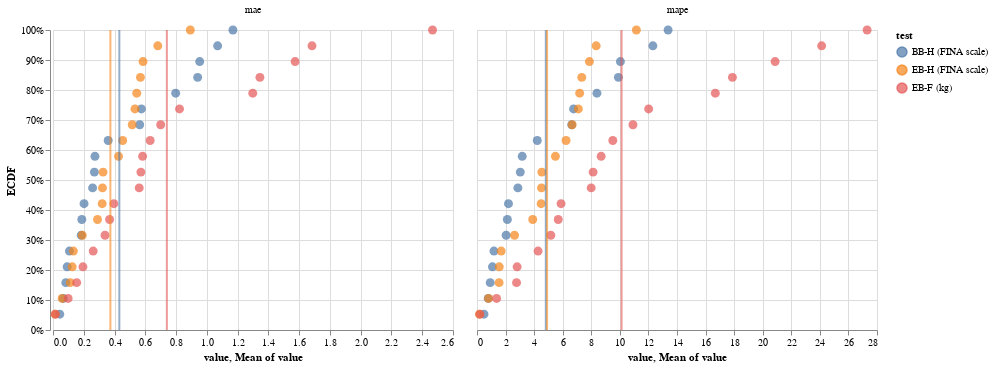

Here is the notebook cell this chart was saved with:
### Code cell
point = (
    alt.Chart()
    .mark_circle(size=80)
    .encode(
        alt.X("value"),
        alt.Y("ECDF", axis=alt.Axis(format="%")),
        alt.Color("test", sort=test_cols_order),
    )
)

rule = (
    alt.Chart()
    .mark_rule(size=2, opacity=0.6)
    .encode(alt.X("mean(value)"), alt.Color("test", sort=test_cols_order))
)

(point + rule).facet(
    data=ecdf, column=alt.Column("variable", title=None)
).resolve_scale(x="independent")

### Figure 1 — Vega-Lite specification as saved in the notebook (floating-point values rounded to 4 significant figures)
{"$schema": "https://vega.github.io/schema/vega-lite/v2.6.0.json", "config": {"view": {"height": 300, "width": 400}}, "data": {"name": "data-42d3a53600b68a68053d2400321651a9"}, "datasets": {"data-42d3a53600b68a68053d2400321651a9": [{"ECDF": 1, "test": "BB-H (FINA scale)", "value": 1.17, "variable": "mae"}, {"ECDF": 0.3158, "test": "BB-H (FINA scale)", "value": 0.1835, "variable": "mae"}, {"ECDF": 0.1579, "test": "BB-H (FINA scale)", "value": 0.08318, "variable": "mae"}, {"ECDF": 0.8421, "test": "BB-H (FINA scale)", "value": 0.9403, "variable": "mae"}, {"ECDF": 0.5263, "test": "BB-H (FINA scale)", "value": 0.269, "variable": "mae"}, {"ECDF": 0.7368, "test": "BB-H (FINA scale)", "value": 0.5746, "variable": "mae"}, {"ECDF": 0.1053, "test": "BB-H (FINA scale)", "value": 0.06669, "variable": "mae"}, {"ECDF": 0.8947, "test": "BB-H (FINA scale)", "value": 0.9536, "variable": "mae"}, {"ECDF": 0.4737, "test": "BB-H (FINA scale)", "value": 0.2575, "variable": "mae"}, {"ECDF": 0.4211, "test": "BB-H (FINA scale)", "value": 0.2018, "variable": "mae"}, {"ECDF": 0.3684, "test": "BB-H (FINA scale)", "value": 0.1872, "variable": "mae"}, {"ECDF": 0.05263, "test": "BB-H (FINA scale)", "value": 0.04385, "variable": "mae"}, {"ECDF": 0.2632, "test": "BB-H (FINA scale)", "value": 0.1067, "variable": "mae"}, {"ECDF": 0.6316, "test": "BB-H (FINA scale)", "value": 0.3586, "variable": "mae"}, {"ECDF": 0.9474, "test": "BB-H (FINA scale)", "value": 1.07, "variable": "mae"}, {"ECDF": 0.7895, "test": "BB-H (FINA scale)", "value": 0.7975, "variable": "mae"}, {"ECDF": 0.6842, "test": "BB-H (FINA scale)", "value": 0.5636, "variable": "mae"}, {"ECDF": 0.5789, "test": "BB-H (FINA scale)", "value": 0.2727, "variable": "mae"}, {"ECDF": 0.2105, "test": "BB-H (FINA scale)", "value": 0.09186, "variable": "mae"}, {"ECDF": 0.8421, "test": "EB-H (FINA scale)", "value": 0.5684, "variable": "mae"}, {"ECDF": 0.3158, "test": "EB-H (FINA scale)", "value": 0.1904, "variable": "mae"}, {"ECDF": 0.05263, "test": "EB-H (FINA scale)", "value": 0.01391, "variable": "mae"}, {"ECDF": 0.5263, "test": "EB-H (FINA scale)", "value": 0.3253, "variable": "mae"}, {"ECDF": 1, "test": "EB-H (FINA scale)", "value": 0.8926, "variable": "mae"}, {"ECDF": 0.6316, "test": "EB-H (FINA scale)", "value": 0.4529, "variable": "mae"}, {"ECDF": 0.7368, "test": "EB-H (FINA scale)", "value": 0.5329, "variable": "mae"}, {"ECDF": 0.1579, "test": "EB-H (FINA scale)", "value": 0.1121, "variable": "mae"}, {"ECDF": 0.7895, "test": "EB-H (FINA scale)", "value": 0.5443, "variable": "mae"}, {"ECDF": 0.2105, "test": "EB-H (FINA scale)", "value": 0.1247, "variable": "mae"}, {"ECDF": 0.1053, "test": "EB-H (FINA scale)", "value": 0.05924, "variable": "mae"}, {"ECDF": 0.3684, "test": "EB-H (FINA scale)", "value": 0.2893, "variable": "mae"}, {"ECDF": 0.8947, "test": "EB-H (FINA scale)", "value": 0.5853, "variable": "mae"}, {"ECDF": 0.6842, "test": "EB-H (FINA scale)", "value": 0.515, "variable": "mae"}, {"ECDF": 0.4737, "test": "EB-H (FINA scale)", "value": 0.3217, "variable": "mae"}, {"ECDF": 0.9474, "test": "EB-H (FINA scale)", "value": 0.6813, "variable": "mae"}, {"ECDF": 0.5789, "test": "EB-H (FINA scale)", "value": 0.426, "variable": "mae"}, {"ECDF": 0.4211, "test": "EB-H (FINA scale)", "value": 0.3197, "variable": "mae"}, {"ECDF": 0.2632, "test": "EB-H (FINA scale)", "value": 0.1325, "variable": "mae"}, {"ECDF": 0.3158, "test": "EB-F (kg)", "value": 0.3382, "variable": "mae"}, {"ECDF": 1, "test": "EB-F (kg)", "value": 2.467, "variable": "mae"}, {"ECDF": 0.2632, "test": "EB-F (kg)", "value": 0.2613, "variable": "mae"}, {"ECDF": 0.05263, "test": "EB-F (kg)", "value": 0.01539, "variable": "mae"}, {"ECDF": 0.6842, "test": "EB-F (kg)", "value": 0.7, "variable": "mae"}, {"ECDF": 0.2105, "test": "EB-F (kg)", "value": 0.1946, "variable": "mae"}, {"ECDF": 0.8947, "test": "EB-F (kg)", "value": 1.574, "variable": "mae"}, {"ECDF": 0.7368, "test": "EB-F (kg)", "value": 0.8223, "variable": "mae"}, {"ECDF": 0.1053, "test": "EB-F (kg)", "value": 0.09847, "variable": "mae"}, {"ECDF": 0.7895, "test": "EB-F (kg)", "value": 1.298, "variable": "mae"}, {"ECDF": 0.5263, "test": "EB-F (kg)", "value": 0.5713, "variable": "mae"}, {"ECDF": 0.4737, "test": "EB-F (kg)", "value": 0.5604, "variable": "mae"}, {"ECDF": 0.8421, "test": "EB-F (kg)", "value": 1.345, "variable": "mae"}, {"ECDF": 0.9474, "test": "EB-F (kg)", "value": 1.684, "variable": "mae"}, {"ECDF": 0.3684, "test": "EB-F (kg)", "value": 0.368, "variable": "mae"}, {"ECDF": 0.5789, "test": "EB-F (kg)", "value": 0.5824, "variable": "mae"}, {"ECDF": 0.1579, "test": "EB-F (kg)", "value": 0.154, "variable": "mae"}, {"ECDF": 0.6316, "test": "EB-F (kg)", "value": 0.6315, "variable": "mae"}, {"ECDF": 0.4211, "test": "EB-F (kg)", "value": 0.3957, "variable": "mae"}, {"ECDF": 0.9474, "test": "BB-H (FINA scale)", "value": 12.31, "variable": "mape"}, {"ECDF": 0.3158, "test": "BB-H (FINA scale)", "value": 2.039, "variable": "mape"}, {"ECDF": 0.1579, "test": "BB-H (FINA scale)", "value": 0.9243, "variable": "mape"}, {"ECDF": 0.8421, "test": "BB-H (FINA scale)", "value": 9.898, "variable": "mape"}, {"ECDF": 0.5789, "test": "BB-H (FINA scale)", "value": 3.165, "variable": "mape"}, {"ECDF": 0.7368, "test": "BB-H (FINA scale)", "value": 6.76, "variable": "mape"}, {"ECDF": 0.1053, "test": "BB-H (FINA scale)", "value": 0.7846, "variable": "mape"}, {"ECDF": 0.8947, "test": "BB-H (FINA scale)", "value": 10.04, "variable": "mape"}, {"ECDF": 0.4737, "test": "BB-H (FINA scale)", "value": 2.861, "variable": "mape"}, {"ECDF": 0.3684, "test": "BB-H (FINA scale)", "value": 2.124, "variable": "mape"}, {"ECDF": 0.4211, "test": "BB-H (FINA scale)", "value": 2.202, "variable": "mape"}, {"ECDF": 0.05263, "test": "BB-H (FINA scale)", "value": 0.4873, "variable": "mape"}, {"ECDF": 0.2632, "test": "BB-H (FINA scale)", "value": 1.186, "variable": "mape"}, {"ECDF": 0.6316, "test": "BB-H (FINA scale)", "value": 4.219, "variable": "mape"}, {"ECDF": 1, "test": "BB-H (FINA scale)", "value": 13.38, "variable": "mape"}, {"ECDF": 0.7895, "test": "BB-H (FINA scale)", "value": 8.395, "variable": "mape"}, {"ECDF": 0.6842, "test": "BB-H (FINA scale)", "value": 6.63, "variable": "mape"}, {"ECDF": 0.5263, "test": "BB-H (FINA scale)", "value": 3.03, "variable": "mape"}, {"ECDF": 0.2105, "test": "BB-H (FINA scale)", "value": 1.081, "variable": "mape"}, {"ECDF": 0.8421, "test": "EB-H (FINA scale)", "value": 7.334, "variable": "mape"}, {"ECDF": 0.3158, "test": "EB-H (FINA scale)", "value": 2.626, "variable": "mape"}, {"ECDF": 0.05263, "test": "EB-H (FINA scale)", "value": 0.1739, "variable": "mape"}, {"ECDF": 0.5263, "test": "EB-H (FINA scale)", "value": 4.54, "variable": "mape"}, {"ECDF": 1, "test": "EB-H (FINA scale)", "value": 11.16, "variable": "mape"}, {"ECDF": 0.5789, "test": "EB-H (FINA scale)", "value": 5.49, "variable": "mape"}, {"ECDF": 0.6842, "test": "EB-H (FINA scale)", "value": 6.661, "variable": "mape"}, {"ECDF": 0.1579, "test": "EB-H (FINA scale)", "value": 1.546, "variable": "mape"}, {"ECDF": 0.8947, "test": "EB-H (FINA scale)", "value": 7.869, "variable": "mape"}, {"ECDF": 0.2105, "test": "EB-H (FINA scale)", "value": 1.559, "variable": "mape"}, {"ECDF": 0.1053, "test": "EB-H (FINA scale)", "value": 0.8079, "variable": "mape"}, {"ECDF": 0.3684, "test": "EB-H (FINA scale)", "value": 3.901, "variable": "mape"}, {"ECDF": 0.7368, "test": "EB-H (FINA scale)", "value": 7.094, "variable": "mape"}, {"ECDF": 0.7895, "test": "EB-H (FINA scale)", "value": 7.186, "variable": "mape"}, {"ECDF": 0.4211, "test": "EB-H (FINA scale)", "value": 4.489, "variable": "mape"}, {"ECDF": 0.9474, "test": "EB-H (FINA scale)", "value": 8.342, "variable": "mape"}, {"ECDF": 0.6316, "test": "EB-H (FINA scale)", "value": 6.234, "variable": "mape"}, {"ECDF": 0.4737, "test": "EB-H (FINA scale)", "value": 4.513, "variable": "mape"}, {"ECDF": 0.2632, "test": "EB-H (FINA scale)", "value": 1.692, "variable": "mape"}, {"ECDF": 0.3158, "test": "EB-F (kg)", "value": 5.166, "variable": "mape"}, {"ECDF": 1, "test": "EB-F (kg)", "value": 27.31, "variable": "mape"}, {"ECDF": 0.2632, "test": "EB-F (kg)", "value": 4.275, "variable": "mape"}, {"ECDF": 0.05263, "test": "EB-F (kg)", "value": 0.2027, "variable": "mape"}, {"ECDF": 0.6316, "test": "EB-F (kg)", "value": 9.506, "variable": "mape"}, {"ECDF": 0.2105, "test": "EB-F (kg)", "value": 2.808, "variable": "mape"}, {"ECDF": 0.8421, "test": "EB-F (kg)", "value": 17.88, "variable": "mape"}, {"ECDF": 0.6842, "test": "EB-F (kg)", "value": 10.92, "variable": "mape"}, {"ECDF": 0.1053, "test": "EB-F (kg)", "value": 1.371, "variable": "mape"}, {"ECDF": 0.7895, "test": "EB-F (kg)", "value": 16.68, "variable": "mape"}, {"ECDF": 0.5789, "test": "EB-F (kg)", "value": 8.69, "variable": "mape"}, {"ECDF": 0.4737, "test": "EB-F (kg)", "value": 7.993, "variable": "mape"}, {"ECDF": 0.9474, "test": "EB-F (kg)", "value": 24.13, "variable": "mape"}, {"ECDF": 0.8947, "test": "EB-F (kg)", "value": 20.87, "variable": "mape"}, {"ECDF": 0.3684, "test": "EB-F (kg)", "value": 5.686, "variable": "mape"}, {"ECDF": 0.5263, "test": "EB-F (kg)", "value": 8.127, "variable": "mape"}, {"ECDF": 0.1579, "test": "EB-F (kg)", "value": 2.767, "variable": "mape"}, {"ECDF": 0.7368, "test": "EB-F (kg)", "value": 12.01, "variable": "mape"}, {"ECDF": 0.4211, "test": "EB-F (kg)", "value": 5.883, "variable": "mape"}]}, "facet": {"column": {"field": "variable", "title": null, "type": "nominal"}}, "resolve": {"scale": {"color": "shared", "x": "independent", "y": "shared"}}, "spec": {"layer": [{"encoding": {"color": {"field": "test", "sort": ["BB-H (FINA scale)", "EB-H (FINA scale)", "EB-F (kg)"], "type": "nominal"}, "x": {"field": "value", "type": "quantitative"}, "y": {"axis": {"format": "%"}, "field": "ECDF", "type": "quantitative"}}, "mark": {"size": 80, "type": "circle"}}, {"encoding": {"color": {"field": "test", "sort": ["BB-H (FINA scale)", "EB-H (FINA scale)", "EB-F (kg)"], "type": "nominal"}, "x": {"aggregate": "mean", "field": "value", "type": "quantitative"}}, "mark": {"opacity": 0.6, "size": 2, "type": "rule"}}]}}
